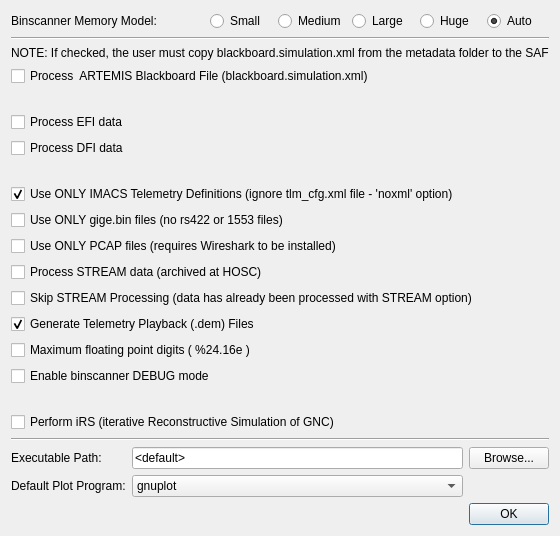
<?xml version="1.0" encoding="UTF-8"?>
<ui version="4.0">
 <class>config_dialog</class>
 <widget class="QDialog" name="config_dialog">
  <property name="geometry">
   <rect>
    <x>0</x>
    <y>0</y>
    <width>517</width>
    <height>499</height>
   </rect>
  </property>
  <property name="windowTitle">
   <string>SPRAT Configuration</string>
  </property>
  <layout class="QVBoxLayout" name="verticalLayout_2">
   <item>
    <layout class="QHBoxLayout" name="horizontalLayout">
     <item>
      <widget class="QLabel" name="label">
       <property name="text">
        <string>Binscanner Memory Model:              </string>
       </property>
      </widget>
     </item>
     <item>
      <widget class="QRadioButton" name="small_radioButton">
       <property name="text">
        <string>Small</string>
       </property>
      </widget>
     </item>
     <item>
      <widget class="QRadioButton" name="medium_radioButton">
       <property name="text">
        <string>Medium</string>
       </property>
       <property name="checked">
        <bool>false</bool>
       </property>
      </widget>
     </item>
     <item>
      <widget class="QRadioButton" name="large_radioButton">
       <property name="text">
        <string>Large</string>
       </property>
       <property name="checked">
        <bool>false</bool>
       </property>
      </widget>
     </item>
     <item>
      <widget class="QRadioButton" name="huge_radioButton">
       <property name="text">
        <string>Huge</string>
       </property>
      </widget>
     </item>
     <item>
      <widget class="QRadioButton" name="auto_radioButton">
       <property name="text">
        <string>Auto</string>
       </property>
       <property name="checked">
        <bool>true</bool>
       </property>
      </widget>
     </item>
    </layout>
   </item>
   <item>
    <widget class="Line" name="line_2">
     <property name="orientation">
      <enum>Qt::Horizontal</enum>
     </property>
    </widget>
   </item>
   <item>
    <widget class="QLabel" name="label_2">
     <property name="text">
      <string>NOTE: If checked, the user must copy blackboard.simulation.xml from the metadata folder to the SAF</string>
     </property>
    </widget>
   </item>
   <item>
    <widget class="QCheckBox" name="blackboard_checkBox">
     <property name="text">
      <string>Process  ARTEMIS Blackboard File (blackboard.simulation.xml)</string>
     </property>
    </widget>
   </item>
   <item>
    <widget class="QLabel" name="label_5">
     <property name="text">
      <string/>
     </property>
    </widget>
   </item>
   <item>
    <widget class="QCheckBox" name="efi_checkBox">
     <property name="text">
      <string>Process EFI data</string>
     </property>
    </widget>
   </item>
   <item>
    <widget class="QCheckBox" name="dfi_checkBox">
     <property name="text">
      <string>Process DFI data</string>
     </property>
    </widget>
   </item>
   <item>
    <widget class="QLabel" name="label_7">
     <property name="text">
      <string/>
     </property>
    </widget>
   </item>
   <item>
    <widget class="QCheckBox" name="imacs_tlm_checkBox">
     <property name="text">
      <string>Use ONLY IMACS Telemetry Definitions (ignore tlm_cfg.xml file - 'noxml' option)</string>
     </property>
     <property name="checked">
      <bool>true</bool>
     </property>
    </widget>
   </item>
   <item>
    <widget class="QCheckBox" name="gige_checkBox">
     <property name="text">
      <string>Use ONLY gige.bin files (no rs422 or 1553 files)</string>
     </property>
    </widget>
   </item>
   <item>
    <widget class="QCheckBox" name="pcap_checkBox">
     <property name="text">
      <string>Use ONLY PCAP files (requires Wireshark to be installed)</string>
     </property>
    </widget>
   </item>
   <item>
    <widget class="QCheckBox" name="stream_checkBox">
     <property name="text">
      <string>Process STREAM data (archived at HOSC)</string>
     </property>
    </widget>
   </item>
   <item>
    <widget class="QCheckBox" name="skip_stream_checkBox">
     <property name="text">
      <string>Skip STREAM Processing (data has already been processed with STREAM option)</string>
     </property>
    </widget>
   </item>
   <item>
    <widget class="QCheckBox" name="tlm_files_checkBox">
     <property name="text">
      <string>Generate Telemetry Playback (.dem) Files</string>
     </property>
     <property name="checked">
      <bool>true</bool>
     </property>
    </widget>
   </item>
   <item>
    <widget class="QCheckBox" name="max_fp_digs_checkBox">
     <property name="text">
      <string>Maximum floating point digits ( %24.16e )</string>
     </property>
    </widget>
   </item>
   <item>
    <widget class="QCheckBox" name="debug_checkBox">
     <property name="text">
      <string>Enable binscanner DEBUG mode</string>
     </property>
    </widget>
   </item>
   <item>
    <widget class="QLabel" name="label_6">
     <property name="text">
      <string/>
     </property>
    </widget>
   </item>
   <item>
    <widget class="QCheckBox" name="irs_checkBox">
     <property name="text">
      <string>Perform iRS (iterative Reconstructive Simulation of GNC)</string>
     </property>
    </widget>
   </item>
   <item>
    <widget class="Line" name="line">
     <property name="orientation">
      <enum>Qt::Horizontal</enum>
     </property>
    </widget>
   </item>
   <item>
    <layout class="QGridLayout" name="gridLayout">
     <item row="0" column="1">
      <widget class="QLineEdit" name="exe_path_lineEdit">
       <property name="text">
        <string>&lt;default&gt;</string>
       </property>
      </widget>
     </item>
     <item row="0" column="2">
      <widget class="QPushButton" name="exe_browse_pushButton">
       <property name="text">
        <string>Browse...</string>
       </property>
      </widget>
     </item>
     <item row="0" column="0">
      <widget class="QLabel" name="label_3">
       <property name="text">
        <string>Executable Path:</string>
       </property>
      </widget>
     </item>
     <item row="1" column="0">
      <widget class="QLabel" name="label_4">
       <property name="text">
        <string>Default Plot Program:</string>
       </property>
      </widget>
     </item>
     <item row="1" column="1">
      <widget class="QComboBox" name="plot_comboBox">
       <item>
        <property name="text">
         <string>gnuplot</string>
        </property>
       </item>
       <item>
        <property name="text">
         <string>winplot</string>
        </property>
       </item>
      </widget>
     </item>
    </layout>
   </item>
   <item>
    <spacer name="verticalSpacer">
     <property name="orientation">
      <enum>Qt::Vertical</enum>
     </property>
     <property name="sizeHint" stdset="0">
      <size>
       <width>20</width>
       <height>40</height>
      </size>
     </property>
    </spacer>
   </item>
   <item>
    <widget class="QDialogButtonBox" name="buttonBox">
     <property name="orientation">
      <enum>Qt::Horizontal</enum>
     </property>
     <property name="standardButtons">
      <set>QDialogButtonBox::Ok</set>
     </property>
    </widget>
   </item>
  </layout>
 </widget>
 <resources/>
 <connections>
  <connection>
   <sender>buttonBox</sender>
   <signal>accepted()</signal>
   <receiver>config_dialog</receiver>
   <slot>accept()</slot>
   <hints>
    <hint type="sourcelabel">
     <x>248</x>
     <y>254</y>
    </hint>
    <hint type="destinationlabel">
     <x>157</x>
     <y>274</y>
    </hint>
   </hints>
  </connection>
  <connection>
   <sender>buttonBox</sender>
   <signal>rejected()</signal>
   <receiver>config_dialog</receiver>
   <slot>reject()</slot>
   <hints>
    <hint type="sourcelabel">
     <x>316</x>
     <y>260</y>
    </hint>
    <hint type="destinationlabel">
     <x>286</x>
     <y>274</y>
    </hint>
   </hints>
  </connection>
 </connections>
</ui>
